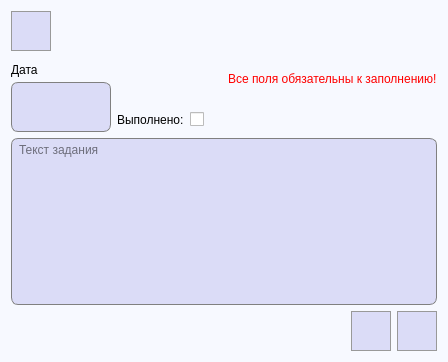
<?xml version="1.0" encoding="UTF-8"?>
<ui version="4.0">
 <class>ViewUpdateTask</class>
 <widget class="QDialog" name="ViewUpdateTask">
  <property name="geometry">
   <rect>
    <x>0</x>
    <y>0</y>
    <width>448</width>
    <height>362</height>
   </rect>
  </property>
  <property name="windowTitle">
   <string>Редактирование информации о задании</string>
  </property>
  <property name="styleSheet">
   <string notr="true">QDialog {
	background-color: #f7f9ff;
}

QMessageBox {
	background-color: white;
}</string>
  </property>
  <layout class="QGridLayout" name="gridLayout_4">
   <item row="0" column="1">
    <spacer name="horizontalSpacer">
     <property name="orientation">
      <enum>Qt::Horizontal</enum>
     </property>
     <property name="sizeHint" stdset="0">
      <size>
       <width>40</width>
       <height>20</height>
      </size>
     </property>
    </spacer>
   </item>
   <item row="0" column="0">
    <widget class="QPushButton" name="updateTaskButton">
     <property name="minimumSize">
      <size>
       <width>40</width>
       <height>40</height>
      </size>
     </property>
     <property name="maximumSize">
      <size>
       <width>40</width>
       <height>40</height>
      </size>
     </property>
     <property name="toolTip">
      <string>Редактировать информацию</string>
     </property>
     <property name="styleSheet">
      <string notr="true">QPushButton {
	background-color: #dbdcf7;
	border: 1px solid #999999;
}

QPushButton:hover {
	background-color: #d5d6f0;
	border: 1px solid #acacac;
}

QPushButton:pressed {
	background-color: #cbcde6;
	border: 2px solid #999999;
}</string>
     </property>
     <property name="text">
      <string/>
     </property>
     <property name="icon">
      <iconset resource="images.qrc">
       <normaloff>:/images/edit.png</normaloff>:/images/edit.png</iconset>
     </property>
     <property name="iconSize">
      <size>
       <width>32</width>
       <height>32</height>
      </size>
     </property>
     <property name="autoDefault">
      <bool>false</bool>
     </property>
    </widget>
   </item>
   <item row="1" column="0" colspan="3">
    <layout class="QGridLayout" name="gridLayout_2">
     <item row="0" column="0" rowspan="2">
      <layout class="QGridLayout" name="gridLayout">
       <property name="verticalSpacing">
        <number>0</number>
       </property>
       <item row="0" column="0">
        <widget class="QLabel" name="label_8">
         <property name="minimumSize">
          <size>
           <width>0</width>
           <height>25</height>
          </size>
         </property>
         <property name="font">
          <font>
           <pointsize>9</pointsize>
          </font>
         </property>
         <property name="text">
          <string>Дата</string>
         </property>
        </widget>
       </item>
       <item row="1" column="0">
        <widget class="QLineEdit" name="dateLine">
         <property name="minimumSize">
          <size>
           <width>100</width>
           <height>25</height>
          </size>
         </property>
         <property name="maximumSize">
          <size>
           <width>100</width>
           <height>16777215</height>
          </size>
         </property>
         <property name="font">
          <font>
           <pointsize>10</pointsize>
          </font>
         </property>
         <property name="styleSheet">
          <string notr="true">QLineEdit {
	border: 1px solid gray;
    border-radius: 7px;
    background-color: #dbdcf7;
	padding-left: 3px;
	border-bottom-left-radius: 0px;
	border-bottom-right-radius: 0px;
	border-bottom: none;
}</string>
         </property>
         <property name="readOnly">
          <bool>true</bool>
         </property>
        </widget>
       </item>
       <item row="2" column="0">
        <widget class="QLineEdit" name="timeLine">
         <property name="minimumSize">
          <size>
           <width>100</width>
           <height>25</height>
          </size>
         </property>
         <property name="maximumSize">
          <size>
           <width>100</width>
           <height>16777215</height>
          </size>
         </property>
         <property name="font">
          <font>
           <pointsize>10</pointsize>
          </font>
         </property>
         <property name="styleSheet">
          <string notr="true">QLineEdit {
	border: 1px solid gray;
    border-radius: 7px;
    background-color: #dbdcf7;
	padding-left: 3px;
	border-top-left-radius: 0px;
	border-top-right-radius: 0px;
	border-top: none;
}</string>
         </property>
         <property name="readOnly">
          <bool>true</bool>
         </property>
        </widget>
       </item>
      </layout>
     </item>
     <item row="0" column="1">
      <spacer name="horizontalSpacer_3">
       <property name="orientation">
        <enum>Qt::Horizontal</enum>
       </property>
       <property name="sizeHint" stdset="0">
        <size>
         <width>40</width>
         <height>20</height>
        </size>
       </property>
      </spacer>
     </item>
     <item row="0" column="2">
      <widget class="QLabel" name="errorLabel">
       <property name="font">
        <font>
         <pointsize>9</pointsize>
        </font>
       </property>
       <property name="styleSheet">
        <string notr="true">QLabel {
	color: red;
}</string>
       </property>
       <property name="text">
        <string>Все поля обязательны к заполнению!</string>
       </property>
      </widget>
     </item>
     <item row="1" column="1" colspan="2">
      <layout class="QHBoxLayout" name="horizontalLayout">
       <item>
        <widget class="QLabel" name="label_2">
         <property name="minimumSize">
          <size>
           <width>0</width>
           <height>25</height>
          </size>
         </property>
         <property name="font">
          <font>
           <pointsize>9</pointsize>
          </font>
         </property>
         <property name="text">
          <string>Выполнено:</string>
         </property>
        </widget>
       </item>
       <item>
        <widget class="QCheckBox" name="checkBox">
         <property name="minimumSize">
          <size>
           <width>25</width>
           <height>25</height>
          </size>
         </property>
         <property name="font">
          <font>
           <pointsize>8</pointsize>
          </font>
         </property>
         <property name="layoutDirection">
          <enum>Qt::LeftToRight</enum>
         </property>
         <property name="styleSheet">
          <string notr="true"/>
         </property>
         <property name="text">
          <string/>
         </property>
         <property name="iconSize">
          <size>
           <width>25</width>
           <height>25</height>
          </size>
         </property>
         <property name="checkable">
          <bool>false</bool>
         </property>
         <property name="tristate">
          <bool>false</bool>
         </property>
        </widget>
       </item>
       <item>
        <spacer name="horizontalSpacer_4">
         <property name="orientation">
          <enum>Qt::Horizontal</enum>
         </property>
         <property name="sizeHint" stdset="0">
          <size>
           <width>40</width>
           <height>20</height>
          </size>
         </property>
        </spacer>
       </item>
      </layout>
     </item>
    </layout>
   </item>
   <item row="2" column="0" colspan="3">
    <layout class="QGridLayout" name="gridLayout_3">
     <item row="0" column="0" colspan="4">
      <widget class="QTextEdit" name="contentLine">
       <property name="font">
        <font>
         <pointsize>9</pointsize>
        </font>
       </property>
       <property name="styleSheet">
        <string notr="true">QTextEdit {
	border: 1px solid gray;
    border-radius: 7px;
    background-color: #dbdcf7;
	padding-left: 3px;
}</string>
       </property>
       <property name="readOnly">
        <bool>true</bool>
       </property>
       <property name="placeholderText">
        <string>Текст задания</string>
       </property>
      </widget>
     </item>
     <item row="1" column="3">
      <widget class="QPushButton" name="saveUpdatedInfo">
       <property name="enabled">
        <bool>false</bool>
       </property>
       <property name="minimumSize">
        <size>
         <width>40</width>
         <height>40</height>
        </size>
       </property>
       <property name="maximumSize">
        <size>
         <width>40</width>
         <height>40</height>
        </size>
       </property>
       <property name="toolTip">
        <string>Сохранить изменения</string>
       </property>
       <property name="styleSheet">
        <string notr="true">QPushButton {
	background-color: #dbdcf7;
	border: 1px solid #999999;
}

QPushButton:hover {
	background-color: #d5d6f0;
	border: 1px solid #acacac;
}

QPushButton:pressed {
	background-color: #cbcde6;
	border: 2px solid #999999;
}</string>
       </property>
       <property name="text">
        <string/>
       </property>
       <property name="icon">
        <iconset resource="images.qrc">
         <normaloff>:/images/save.png</normaloff>:/images/save.png</iconset>
       </property>
       <property name="iconSize">
        <size>
         <width>27</width>
         <height>27</height>
        </size>
       </property>
       <property name="autoDefault">
        <bool>false</bool>
       </property>
      </widget>
     </item>
     <item row="1" column="0" colspan="2">
      <spacer name="horizontalSpacer_2">
       <property name="orientation">
        <enum>Qt::Horizontal</enum>
       </property>
       <property name="sizeHint" stdset="0">
        <size>
         <width>40</width>
         <height>20</height>
        </size>
       </property>
      </spacer>
     </item>
     <item row="1" column="2">
      <widget class="QPushButton" name="deleteTaskButton">
       <property name="enabled">
        <bool>false</bool>
       </property>
       <property name="minimumSize">
        <size>
         <width>40</width>
         <height>40</height>
        </size>
       </property>
       <property name="maximumSize">
        <size>
         <width>40</width>
         <height>40</height>
        </size>
       </property>
       <property name="styleSheet">
        <string notr="true">QPushButton {
	background-color: #dbdcf7;
	border: 1px solid #999999;
}

QPushButton:hover {
	background-color: #d5d6f0;
	border: 1px solid #acacac;
}

QPushButton:pressed {
	background-color: #cbcde6;
	border: 2px solid #999999;
}</string>
       </property>
       <property name="text">
        <string/>
       </property>
       <property name="icon">
        <iconset resource="images.qrc">
         <normaloff>:/images/clearList.png</normaloff>:/images/clearList.png</iconset>
       </property>
       <property name="iconSize">
        <size>
         <width>50</width>
         <height>50</height>
        </size>
       </property>
      </widget>
     </item>
    </layout>
   </item>
  </layout>
 </widget>
 <tabstops>
  <tabstop>updateTaskButton</tabstop>
  <tabstop>dateLine</tabstop>
  <tabstop>timeLine</tabstop>
  <tabstop>checkBox</tabstop>
  <tabstop>contentLine</tabstop>
  <tabstop>saveUpdatedInfo</tabstop>
 </tabstops>
 <resources>
  <include location="images.qrc"/>
 </resources>
 <connections/>
</ui>
